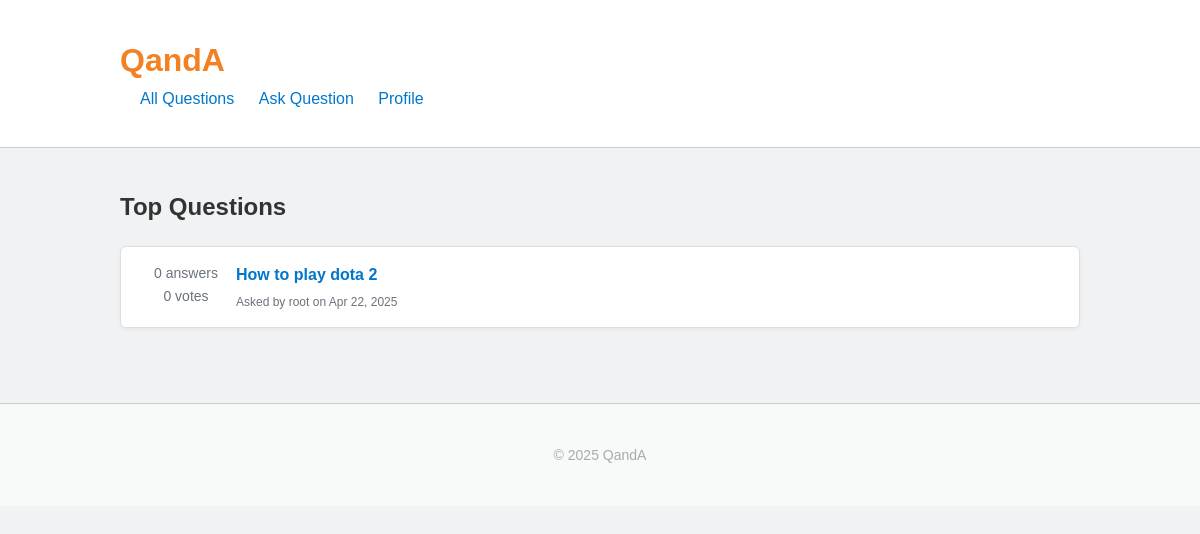
The app's page /, older data.
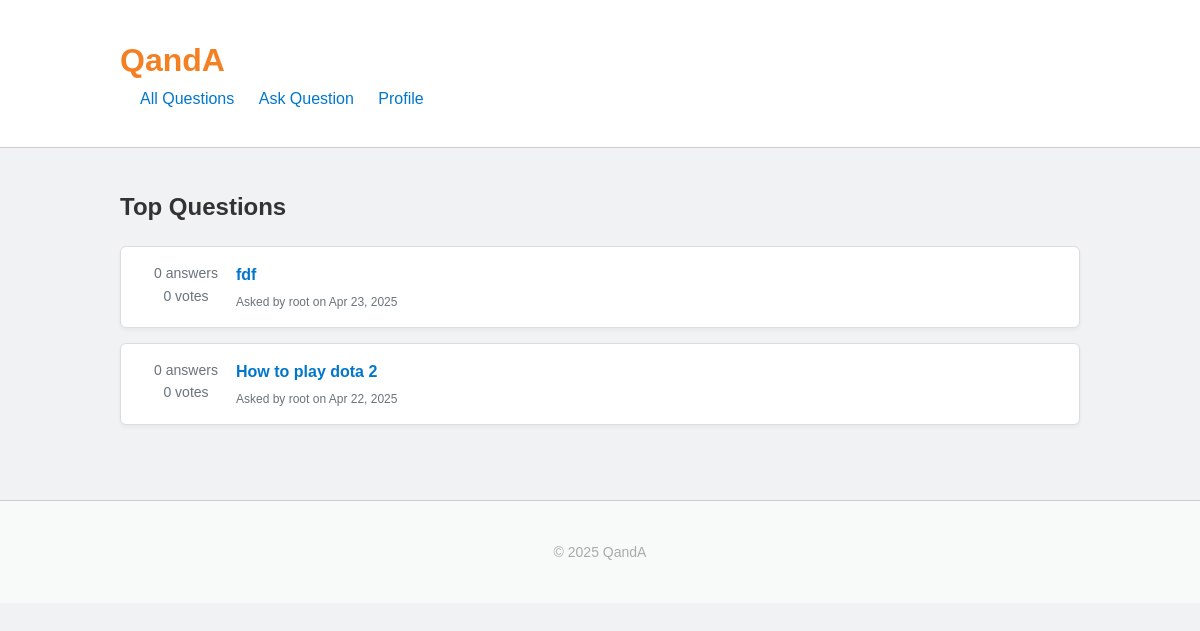
The same page, newer data.
### forum/models.py (models this page shows, shortened)
class Question(models.Model):
    title = models.CharField(max_length=255)
    content = models.TextField()
    author = models.ForeignKey(User, on_delete=models.CASCADE)
    created_at = models.DateTimeField(auto_now_add=True)
    tags = models.ManyToManyField(Tag, blank=True)
    favorites = models.ManyToManyField(User, related_name='favorite_questions', blank=True)

### forum/views.py (the view)
# urls.py: path('', views.index, name='index'),
def index(request):
    questions = Question.objects.all().annotate(  # Добавляем сумму голосов
        vote_sum=Sum('votes__value')
    ).order_by('-created_at')
    return render(request, 'forum/forums.html', {'questions': questions})

### forum/templates/forum/forums.html (shortened to what this page needs)
{% load static %}
<!DOCTYPE html>
<html lang="en">
<head>
    <link rel="stylesheet" href="{% static 'css/style.css' %}">
</head>
<body>
    <header>
        <div class="container">
            <h1><a href="/">QandA</a></h1>
            <nav>
                <a href="/">All Questions</a>
                <a href="{% url 'ask_question' %}">Ask Question</a>
                <a href="{% url 'profile' %}">Profile</a>
            </nav>
        </div>
    </header>
    <main class="container">
        <h2>Top Questions</h2>
        <div class="questions-list">
            {% for question in questions %}
            <div class="question-item">
                <div class="stats">
                    <div>0 answers</div>
                    <div>0 votes</div>
                </div>
                <div class="summary">
                    <a href="{% url 'question_detail' question.id %}" class="question-title">{{ question.title }}</a>
                    <div class="meta">Asked by {{ question.author.username }} on {{ question.created_at|date:"M d, Y" }}</div>
                </div>
            </div>
            {% empty %}
            <p>No questions yet.</p>
            {% endfor %}
        </div>
    </main>
    <footer>
        <div class="container">
            <p>&copy; 2025 QandA</p>
        </div>
    </footer>
</body>
</html>

Row changes from the older to the newer data that the page shows:
added Question: title "fdf", author.username "root", created_at "Apr 23, 2025"
